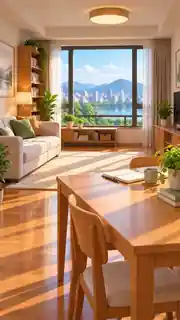
#> input picture content/hsk3/sc016/assets/hsk3_sc016_bg.webp, 180 x 320 px
$ python build_sc016_preview.py
#> lines starting #> are read from the running program, lines starting #| are printed output that depends on the picture
from PIL import Image
from pathlib import Path

ROOT = Path(__file__).resolve().parents[1]
ASSETS = ROOT / "content/hsk3/sc016/assets"
W, H = 540, 960

def fit_char(path: Path, target_h: int, x: int, bottom: int = 930):
#> called with target_h = 700, x = -65, bottom = 930
    im = Image.open(path).convert("RGBA")
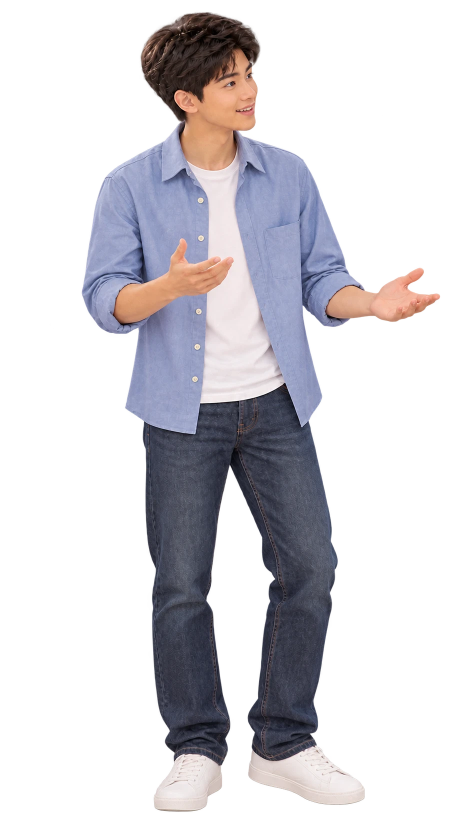
#> input picture content/hsk3/sc016/assets/hsk3_sc016_char_zhang_wei.webp, 941 x 1672 px (shown at 1/2 size)
#> im is the input picture: PIL image 941x1672 RGBA; mean R, G, B, A 45, 43.2, 47.8, 81.9
    bbox = im.getchannel("A").getbbox()
#> bbox = (46, 20, 927, 1648)
    if bbox:
        l,t,r,b = bbox
#> l = 46; t = 20; r = 927; b = 1648
        pad = 8
        l=max(0,l-pad); t=max(0,t-pad); r=min(im.width,r+pad); b=min(im.height,b+pad)
#> after `l = max(0, l - pad)`: l = 38
#> after `t = max(0, t - pad)`: t = 12
#> after `r = min(im.width, r + pad)`: r = 935
#> after `b = min(im.height, b + pad)`: b = 1656
        im = im.crop((l,t,r,b))
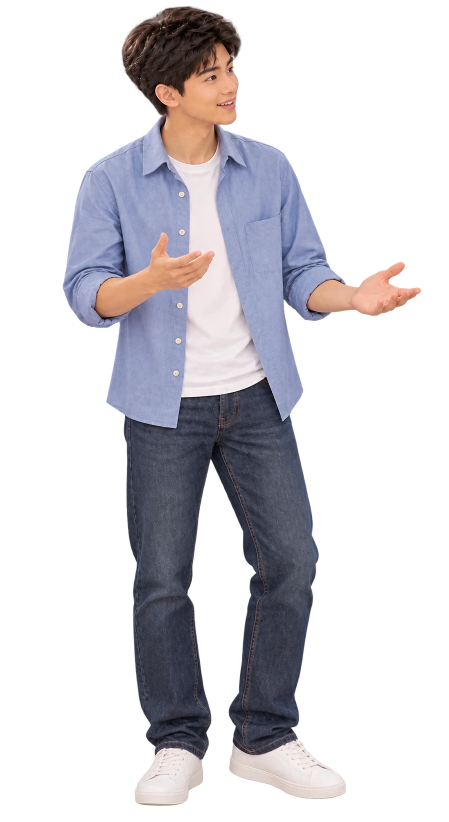
#> im: PIL image 897x1644 RGBA (shown at 1/2 size); mean R, G, B, A 48, 46.1, 51, 87.4; transparent parts drawn white
    scale = target_h / im.height
#> scale = 0.426
    im = im.resize((max(1, int(im.width*scale)), target_h), Image.Resampling.LANCZOS)
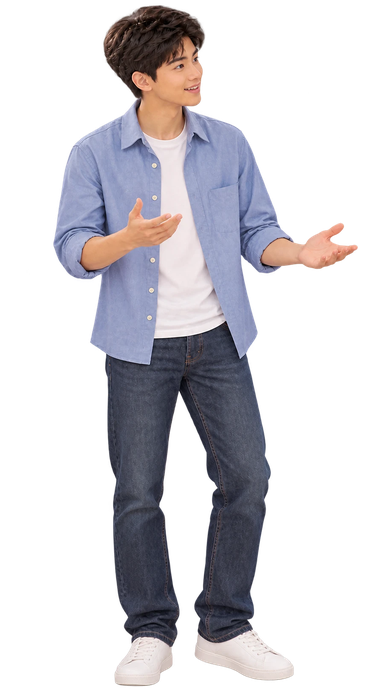
#> im: PIL image 381x700 RGBA; mean R, G, B, A 46, 44.1, 48.9, 87.5; transparent parts drawn white
    canvas = Image.new("RGBA", (W,H), (0,0,0,0))
#> canvas: PIL image 540x960 RGBA; every value is 0
    canvas.alpha_composite(im, (x, bottom-target_h))
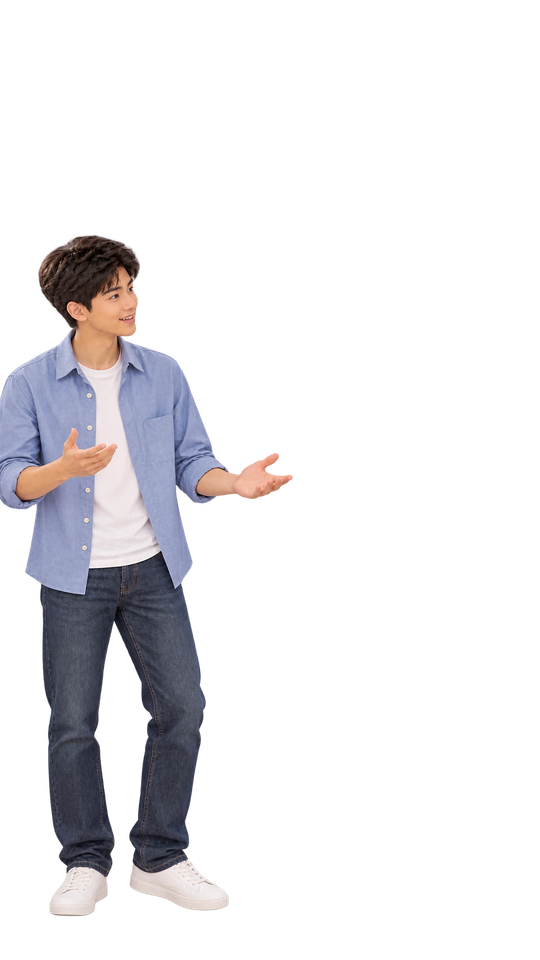
#> canvas: PIL image 540x960 RGBA; mean R, G, B, A 23.5, 22.5, 24.9, 44.7; transparent parts drawn white
    return canvas

bg = Image.open(ASSETS/"hsk3_sc016_bg.webp").convert("RGB").resize((W,H), Image.Resampling.LANCZOS)
char_a = fit_char(ASSETS/"hsk3_sc016_char_zhang_wei.webp", 700, -65)
char_b = fit_char(ASSETS/"hsk3_sc016_char_liu_mei.webp", 710, 255)
#> (the run stopped early here; a loop or call above may not have finished)
